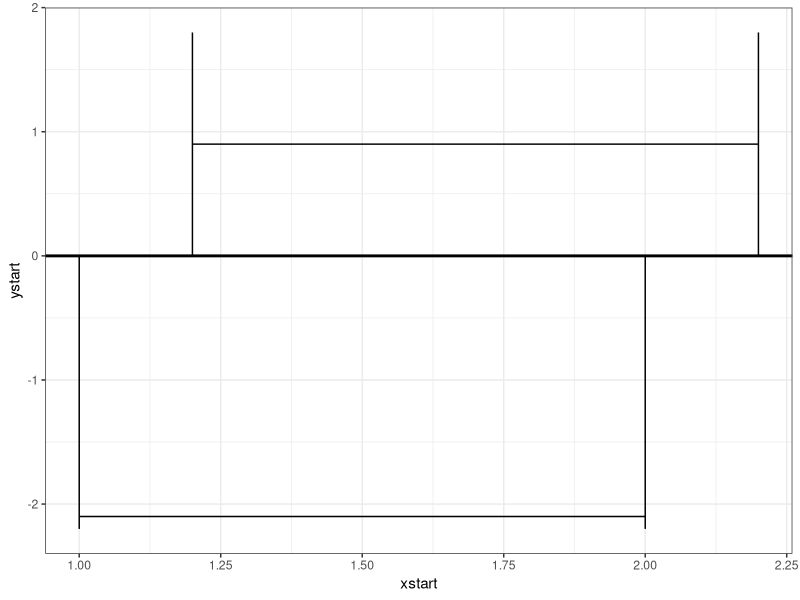
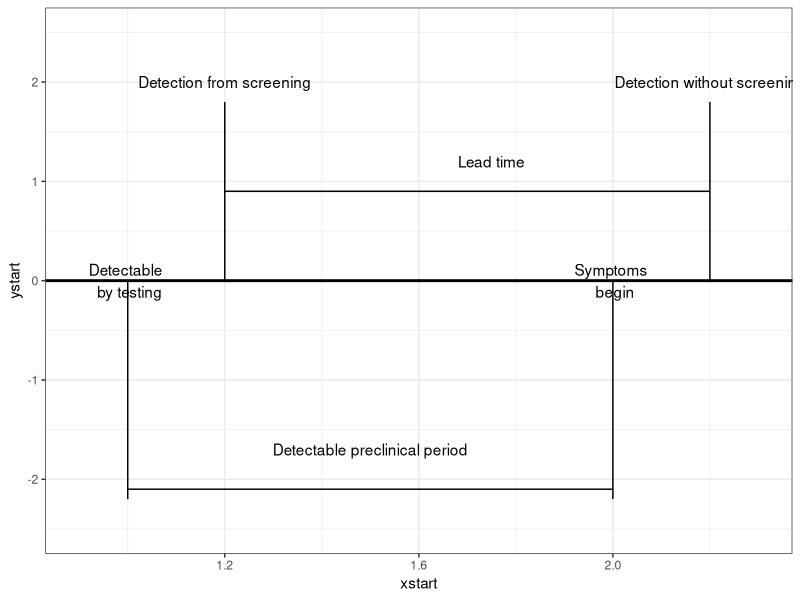
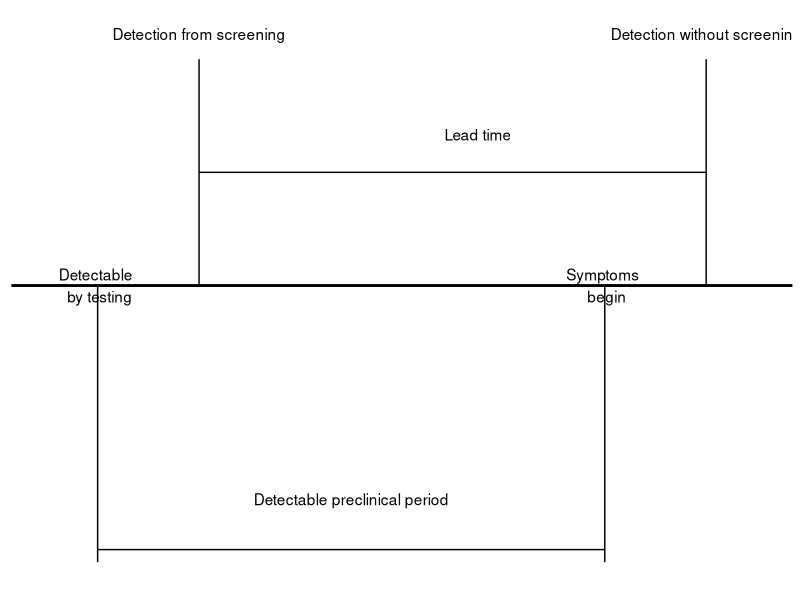

Reproduce these figures in R, in order.
# leadtime_timeline.R

library(ggplot2)

# also look at http://stackoverflow.com/questions/9862519/gantt-style-time-line-plot-in-base-r
# or http://stackoverflow.com/questions/7492274/draw-a-chronological-timeline-with-ggplot2

df1 = data.frame(  rbind(       c(1.2, "Detection from screening", 2),
                                c(2.2, "Detection without screening", 2),
                                c(1, "Detectable \n by testing", 0),
                                c(2, "Symptoms \n begin", 0),
                                c(1.75, "Lead time", 1.2),
                                c(1.5, "Detectable preclinical period", -1.7)
), stringsAsFactors=FALSE)

head(df1)
# see http://stackoverflow.com/questions/14717217/converting-from-a-character-to-a-numeric-data-frame

head(df1)

df2 <- as.data.frame(sapply(df1[,c(1,3)], as.numeric))
class(df2$X1)

df3 <- cbind(df2,X2=df1$X2)
head(df3)

class(df3$X1)

xe <- rep(1,nrow(df3))
ye <- rep(1, nrow(df3))

df4 <- cbind(df3, xe, ye)

seg1 <- as.data.frame( rbind( c(1.2, 0, 1.2, 1.8),
                              c(2.2, 0, 2.2, 1.8),
                              c(1, -2.1, 2, -2.1),
                              c(1.2, 0.9, 2.2, 0.9),
                              c(1, -2.2, 1, 0),
                              c(2, -2.2, 2, 0)
))
names(seg1) <- c("xstart", "ystart", "xe", "ye")
head(seg1)

dev.off()
timeline <- ggplot(seg1, aes(x=xstart, y=ystart, xend=xe, yend=ye)) + 
  geom_segment() +
  geom_hline(yintercept=0, size=1) +  
  theme_bw()
timeline


timeline + geom_text(data=df4, aes(x = X1, y=X3, label = X2)) +
  xlim(c(0.9, 2.3)) + ylim(c(-2.5,2.5))


setEPS()
postscript("leadtime.eps",width=8, height=2.5)

# see http://stackoverflow.com/questions/6528180/ggplot2-plot-without-axes-legends-etc
timeline + geom_text(data=df4, aes(x = X1, y=X3, label = X2)) +
  xlim(c(0.9, 2.3)) +
 theme(axis.line=element_blank(),
                    axis.text.x=element_blank(),
                    axis.text.y=element_blank(),
                    axis.ticks=element_blank(),
                    axis.title.x=element_blank(),
                    axis.title.y=element_blank(),
                    legend.position="none",
                    panel.background=element_blank(),
                    panel.border=element_blank(),
                    panel.grid.major=element_blank(),
                    panel.grid.minor=element_blank(),
                    plot.background=element_blank())
dev.off()


# or look at the following for google vis.
# http://stackoverflow.com/questions/8317584/r-ggplot-time-series-with-events